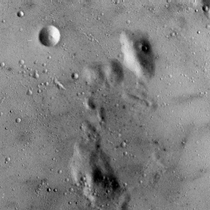
#> input picture images/5.1.09.tiff, 210 x 210 px, shrunk from 256 x 256 before the run
$ jupyter execute week10_first_steps.ipynb
#> lines starting #> are read from the running program, lines starting #| are printed output that depends on the picture
# Week 10 progress check: first steps of Huffman and LZW coding

**INF605 Digital Image Processing, Group 8.** Paper 8: Huffman coding (Huffman, 1952) and LZW coding (Welch, 1984). This notebook is **preliminary work**. It shows that our test images load and that the first steps of both methods run.

**What this notebook does**

1. Loads the test images (real SIPI images plus two synthetic ones) as 8-bit grayscale.
2. Computes each image's histogram, probabilities and **entropy**.
3. Measures two baselines: the raw size (8 bits per pixel) and the **PNG** size (`cv2.imencode`, comparison only).
4. Builds Huffman codes **with our own code** and checks them against the paper's example (average length 3.42).
5. Runs a first, partial version of the **LZW encoder** (encoder only).

**What it does not do yet** (this is the plan for Weeks 11 to 14): bit packing into real bytes, the code table or header cost, the Huffman decoder, the LZW decoder, variable code widths, and the experiments.

**Library rule.** No library function that implements Huffman or LZW is used. `cv2.imencode` (PNG) is used only to compare results. `cv2` is also used to read images and convert colour to gray.

## 0. Setup

[cell 1]
import os
import numpy as np
import cv2
import matplotlib.pyplot as plt
import pandas as pd

plt.rcParams["figure.dpi"] = 110

## 1. Load the test images

The images come from the [USC-SIPI Image Database](https://sipi.usc.edu/database/) and are stored in the repository folder `images/`. Two of the six are in colour (4.2.01 and 4.2.03). We convert colour images to gray with OpenCV's standard luminance conversion, because the project works on grayscale images.

We also generate two **synthetic** images with NumPy. They are extreme cases that help us understand the methods:

- **stripes**: a repeating pattern with only two gray values (very easy to compress).
- **noise**: random pixel values (impossible to compress).

The path handling below works whether the notebook is started from `notebooks/` or from the repository root.

[cell 2]
IMAGE_DIR = next(p for p in ("../images", "images") if os.path.isdir(p))
FIG_DIR = os.path.join(os.path.dirname(IMAGE_DIR), "figures")
os.makedirs(FIG_DIR, exist_ok=True)

# name shown in tables -> file in images/   (short description from looking at the image)
REAL_IMAGES = {
    "5.1.09 moon":      "5.1.09.tiff",        # moon surface, 256x256, gray
    "7.1.10 desert":    "7.1.10.tiff",        # desert scene with cars, 512x512, gray
    "5.3.01 portrait":  "5.3.01.tiff",        # portrait, 1024x1024, gray
    "4.2.01 milk drop": "4.2.01.tiff",        # milk drop, 512x512, colour
    "4.2.03 mandrill":  "4.2.03.tiff",        # mandrill, 512x512, colour
    "texmos1 textures": "texmos1.p512.tiff",  # texture mosaic, 512x512, gray
}

def load_gray(path):
    """Read an image file and return (8-bit gray array, was_colour)."""
#> called with path = '../images/5.1.09.tiff'
    img = cv2.imread(path, cv2.IMREAD_UNCHANGED)
#> img is the input picture: shape (210, 210); min 0, max 246, mean 127.8
    if img is None:
        raise FileNotFoundError(path)
    was_colour = img.ndim == 3
#> was_colour = False
    if was_colour:
        img = cv2.cvtColor(img, cv2.COLOR_BGR2GRAY)   # OpenCV reads colour as BGR
    assert img.dtype == np.uint8 and img.ndim == 2
    return img, was_colour

images, source = {}, {}
for name, fname in REAL_IMAGES.items():
    images[name], was_colour = load_gray(os.path.join(IMAGE_DIR, fname))
    source[name] = "USC-SIPI, colour converted to gray" if was_colour else "USC-SIPI, gray"

# synthetic images (fixed seed so every run gives the same noise)
rng = np.random.default_rng(0)
_, xx = np.mgrid[0:256, 0:256]
images["synthetic stripes"] = (((xx // 8) % 2) * 200 + 28).astype(np.uint8)
images["synthetic noise"] = rng.integers(0, 256, (256, 256), dtype=np.uint8)
source["synthetic stripes"] = source["synthetic noise"] = "generated with NumPy"

info = pd.DataFrame({
    "size": [f"{im.shape[1]}x{im.shape[0]}" for im in images.values()],
    "pixels": [im.size for im in images.values()],
    "dtype": [str(im.dtype) for im in images.values()],
    "source": list(source.values()),
}, index=list(images))
#> info = table of 8 rows and 4 columns
info
#> Out = table of 8 rows and 4 columns

[cell 3]
fig, axes = plt.subplots(2, 4, figsize=(14, 7))
for ax, (name, img) in zip(axes.ravel(), images.items()):
    ax.imshow(img, cmap="gray", vmin=0, vmax=255)
    ax.set_title(name, fontsize=10)
    ax.axis("off")
#> this loop made 8 passes
#> name on passes 1 to 8: '5.1.09 moon', '7.1.10 desert', '5.3.01 portrait', '4.2.01 milk drop', '4.2.03 mandrill', 'texmos1 textures', 'synthetic stripes', 'synthetic noise'
plt.tight_layout()
plt.savefig(os.path.join(FIG_DIR, "images_overview.png"), bbox_inches="tight")
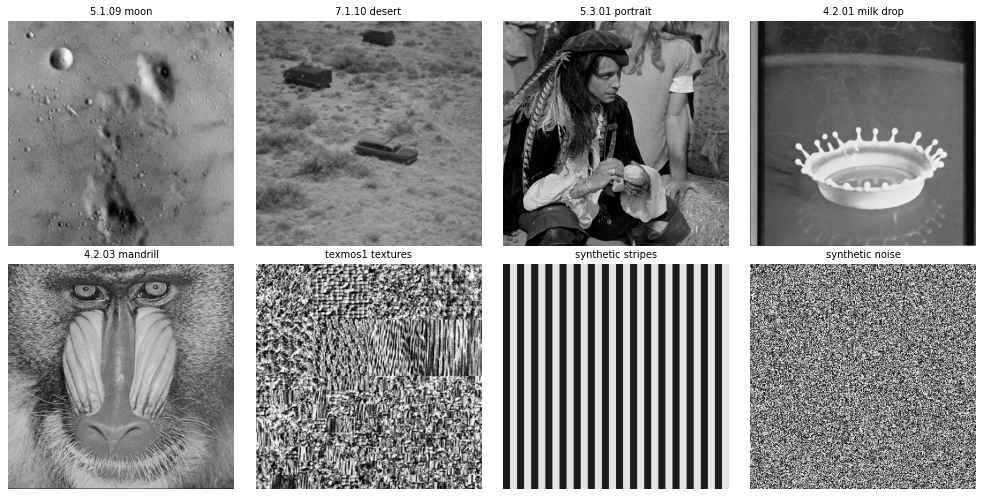
#> figure drawn by matplotlib, 8 panels
plt.show()

## 2. First step of the method: histogram, probabilities and entropy

Both papers start from the same observation: some symbols are more common than others. For an image, the symbols are the pixel values 0 to 255. We count how often each value occurs (the **histogram**) and divide by the number of pixels to get probabilities $p_i$.

**Entropy** is the average information per symbol, in bits. It is the lowest average code length that any lossless code can reach when it codes one pixel at a time:

$$H = -\sum_i p_i \log_2 p_i$$

Terms with $p_i = 0$ are skipped (they contribute nothing).

[cell 4]
def histogram(img):
    """Number of pixels for each gray value 0..255."""
    return np.bincount(img.ravel(), minlength=256)

def entropy_bits(counts):
    """Entropy H in bits per symbol, from a vector of counts."""
    p = counts[counts > 0] / counts.sum()
    return float(-(p * np.log2(p)).sum())

results = {name: {} for name in images}
#> results = 8 items
for name, img in images.items():
    results[name]["H"] = entropy_bits(histogram(img))

fig, axes = plt.subplots(2, 4, figsize=(14, 6), sharey=False)
for ax, (name, img) in zip(axes.ravel(), images.items()):
    ax.bar(range(256), histogram(img), width=1.0, color="0.3")
    ax.set_title(f"{name}\nH = {results[name]['H']:.3f} bits/pixel", fontsize=9)
    ax.set_xlim(0, 255)
plt.tight_layout()
plt.savefig(os.path.join(FIG_DIR, "histograms.png"), bbox_inches="tight")
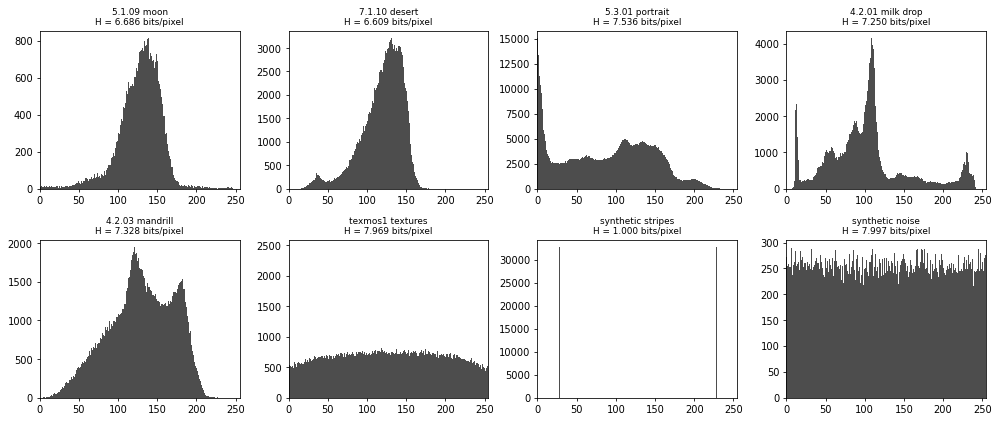
#> figure drawn by matplotlib, 8 panels; panel 1: tallest bar 814 high, from x = 138.5 to 139.5; panel 2: tallest bar 3208 high, from x = 130.5 to 131.5; panel 3: tallest bar 15040 high, from x = -0.5 to 0.5; panel 4: tallest bar 4144 high, from x = 108.5 to 109.5
plt.show()

## 3. Baselines: raw size and PNG

- **Raw:** 8 bits per pixel.
- **PNG:** the image saved as PNG at the highest compression level (`cv2.imencode`). This is for **comparison only**. We are not allowed to use library functions that implement our methods.

We express every size in **bits per pixel (bpp)**. The compression ratio is 8 divided by the bpp.

[cell 5]
def png_bits_per_pixel(img):
    ok, buf = cv2.imencode(".png", img, [cv2.IMWRITE_PNG_COMPRESSION, 9])
    assert ok
    return buf.size * 8 / img.size

for name, img in images.items():
    results[name]["PNG"] = png_bits_per_pixel(img)

pd.DataFrame({k: {"entropy H": v["H"], "PNG": v["PNG"]} for k, v in results.items()}).T.round(3)
#> Out = table of 8 rows and 2 columns

## 4. Second step: building Huffman codes

Huffman's recipe (his 1952 paper):

1. List the symbols with their probabilities (or counts).
2. Merge the two least probable symbols into one combined symbol. Its weight is the sum of the two.
3. Repeat until one symbol is left. The merges form a binary tree.
4. Walk down the tree, writing 0 for one branch and 1 for the other. A symbol's code is the path to it.

The quantity Huffman minimises is the **average code length**:

$$L_{av} = \sum_i P(i)\, L(i)$$

Our implementation keeps a plain list and sorts it at every step. With at most 256 symbols this is fast enough, and it keeps the code short and easy to read. Ties are broken by creation order, so the result is always the same.

[cell 6]
def huffman_codes(counts):
    """Build a Huffman code. counts: dict symbol -> weight (> 0).
    Returns dict symbol -> code as a string of '0' and '1'."""
    # a node is (weight, order, payload); payload is ("leaf", symbol) or ("node", left, right)
    nodes = [(w, i, ("leaf", s)) for i, (s, w) in enumerate(sorted(counts.items()))]
    if len(nodes) == 1:                       # constant image: one symbol still needs 1 bit
        return {nodes[0][2][1]: "0"}
    order = len(nodes)
    while len(nodes) > 1:
        nodes.sort(key=lambda n: (n[0], n[1]))        # least probable first
        a, b = nodes[0], nodes[1]
        nodes = nodes[2:] + [(a[0] + b[0], order, ("node", a, b))]
        order += 1

    codes = {}
    def walk(node, prefix):
        payload = node[2]
        if payload[0] == "leaf":
            codes[payload[1]] = prefix
        else:
            walk(payload[1], prefix + "0")
            walk(payload[2], prefix + "1")
    walk(nodes[0], "")
    return codes

def average_length(counts, codes):
    """L_av = sum of weight * code length, divided by the total weight."""
    return sum(w * len(codes[s]) for s, w in counts.items()) / sum(counts.values())

def is_prefix_free(codes):
    """True if no code is the beginning of another code."""
    ordered = sorted(codes.values())
    return all(not b.startswith(a) for a, b in zip(ordered, ordered[1:]))

### Check against the paper

Huffman's own example (his Tables I and II) has 13 messages with these probabilities (in percent): 20, 18, 10, 10, 10, 6, 6, 4, 4, 4, 4, 3, 1. He reports an average length of **3.42**. We use whole numbers (percent) as weights to avoid rounding issues.

Individual code lengths can differ from his table, because several symbols have equal probability and Huffman notes that ties can be broken in any way. The average must be identical.

[cell 7]
paper_weights = [20, 18, 10, 10, 10, 6, 6, 4, 4, 4, 4, 3, 1]
paper_counts = {i + 1: w for i, w in enumerate(paper_weights)}
paper_codes = huffman_codes(paper_counts)

lav = average_length(paper_counts, paper_codes)
print("Our average length  :", lav)
print("Paper (Table II)    : 3.42")
print("Our code lengths    :", [len(paper_codes[i + 1]) for i in range(13)])
print("Paper code lengths  :", [2, 3, 3, 3, 3, 4, 5, 5, 5, 5, 5, 6, 6])
print("Prefix-free         :", is_prefix_free(paper_codes))
assert abs(lav - 3.42) < 1e-9 and is_prefix_free(paper_codes)

# the small 5-symbol example from our briefing (hand-checked: L_av = 2.2)
small = {"A": 4, "B": 2, "C": 2, "D": 1, "E": 1}
small_codes = huffman_codes(small)
print("\n5-symbol example    :", small_codes, "-> L_av =", average_length(small, small_codes))
assert abs(average_length(small, small_codes) - 2.2) < 1e-9

### Apply it to the images

For each image we build the Huffman code from its histogram and compute the average length. We also check two facts that must always hold:

- the code is prefix-free;
- $H \le L_{av} < H + 1$ (Huffman cannot beat the entropy, and it stays within one bit of it).

**Important:** this number is only the size of the *coded pixels*. It does not include the cost of storing the code table, and it does not yet pack bits into bytes. Both are planned for the next weeks, so real file sizes will be slightly larger.

[cell 8]
for name, img in images.items():
    hist = histogram(img)
#> hist = 256 values, max 814 at index 139, min 0 at index 227, mean 172.3
    counts = {int(s): int(c) for s, c in enumerate(hist) if c > 0}
#> counts = 246 items
    codes = huffman_codes(counts)
#> codes = 246 items
    lav = average_length(counts, codes)
#> lav = 6.71
    H = results[name]["H"]
#> H = 6.69
    assert is_prefix_free(codes)
    assert H <= lav < H + 1 + 1e-9
    results[name]["Huffman"] = lav
    results[name]["n_symbols"] = len(counts)
    results[name]["longest_code"] = max(len(c) for c in codes.values())

huff_table = pd.DataFrame({k: {"symbols used": v["n_symbols"], "longest code (bits)": v["longest_code"],
                               "H": v["H"], "Huffman L_av": v["Huffman"],
                               "L_av - H": v["Huffman"] - v["H"]} for k, v in results.items()}).T
#> huff_table = table of 8 rows and 5 columns
huff_table.round(3).astype({"symbols used": int, "longest code (bits)": int})
#> Out = table of 8 rows and 5 columns

## 5. LZW: first step (encoder only)

LZW (Welch, 1984) does not use probabilities. It builds a **string table** (a phrasebook) while reading the data:

- The table starts with every single symbol.
- Keep the longest string `w` that is already in the table. Read the next symbol `K`.
  - If `w + K` is in the table, extend `w`.
  - Otherwise output the code of `w`, add `w + K` as a new table entry, and restart with `w = K`.
- At the end, output the code of `w`.

This is a **partial** version on purpose:

- encoder only (the decoder, including its one tricky special case, comes next);
- fixed 12-bit codes, so the table holds at most 4096 entries. When it is full it simply stops growing;
- the output is a list of code numbers, not yet packed into bytes.

[cell 9]
def lzw_encode(data, alphabet, code_bits=12):
    """LZW encoder. data: bytes. alphabet: list of byte values that may occur.
    Returns (list of codes, final table size)."""
#> called with code_bits = 12
    table = {bytes([s]): i for i, s in enumerate(alphabet)}   # single symbols first
    max_size = 2 ** code_bits
    w = b""
    out = []
    for k in data:
        wk = w + bytes([k])
        if wk in table:
            w = wk                                  # keep extending the known string
        else:
            out.append(table[w])                    # output the code for w
            if len(table) < max_size:               # learn the new string (while there is room)
                table[wk] = len(table)
            w = bytes([k])
    if w:
        out.append(table[w])
    return out, len(table)

# hand-checked example from our briefing: A B A B A B A with A = 0, B = 1  ->  0, 1, 2, 4
toy_codes, _ = lzw_encode(b"ABABABA", [ord("A"), ord("B")])
print("toy example:", toy_codes)
assert toy_codes == [0, 1, 2, 4]

[cell 10]
CODE_BITS = 12
for name, img in images.items():
    codes, table_size = lzw_encode(img.tobytes(), list(range(256)), CODE_BITS)   # row by row
    results[name]["LZW (12-bit)"] = len(codes) * CODE_BITS / img.size
    results[name]["lzw_codes"] = len(codes)
    results[name]["lzw_table"] = table_size
#> this loop made 8 passes
#> (name, table_size) on passes 1 to 8: ('5.1.09 moon', 4096), ('7.1.10 desert', 4096), ('5.3.01 portrait', 4096), ('4.2.01 milk drop', 4096), ('4.2.03 mandrill', 4096), ('texmos1 textures', 4096), ('synthetic stripes', 1654), ('synthetic noise', 4096)

lzw_table_df = pd.DataFrame({k: {"output codes": v["lzw_codes"], "table entries": v["lzw_table"],
                                "LZW bits/pixel": v["LZW (12-bit)"]} for k, v in results.items()}).T
#> lzw_table_df = table of 8 rows and 3 columns
lzw_table_df.round(3).astype({"output codes": int, "table entries": int})
#> Out = table of 8 rows and 3 columns

## 6. Results so far

[cell 11]
table = pd.DataFrame({k: {"Entropy H": v["H"], "Huffman (payload)": v["Huffman"],
                          "LZW 12-bit (partial)": v["LZW (12-bit)"], "PNG": v["PNG"]}
                      for k, v in results.items()}).T
#> table = table of 8 rows and 4 columns
print("Bits per pixel (raw = 8.000). Lower is better.")
display(table.round(3))
display((8 / table).round(2).rename(columns=lambda c: c + " ratio"))
table.round(4).to_csv(os.path.join(FIG_DIR, "week10_results.csv"))

ax = table.plot.bar(figsize=(13, 5), width=0.8)
ax.axhline(8, color="k", ls="--", lw=1, label="raw = 8 bpp")
ax.legend()
ax.set_ylabel("bits per pixel")
ax.set_title("Average bits per pixel (lower is better)")
plt.xticks(rotation=30, ha="right")
plt.tight_layout()
plt.savefig(os.path.join(FIG_DIR, "week10_results.png"), bbox_inches="tight")
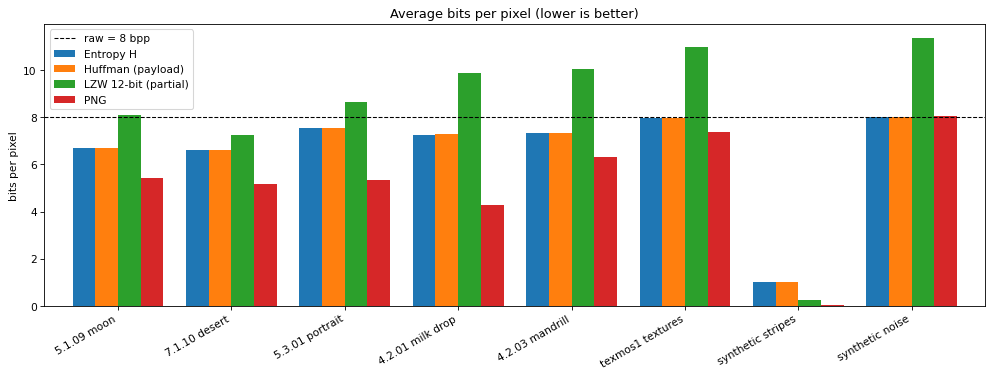
#> figure drawn by matplotlib, 1 panel; tallest bar 8 high, from x = 6.6 to 6.8; tallest bar 8 high, from x = 6.8 to 7; tallest bar 11.38 high, from x = 7 to 7.2
plt.show()
